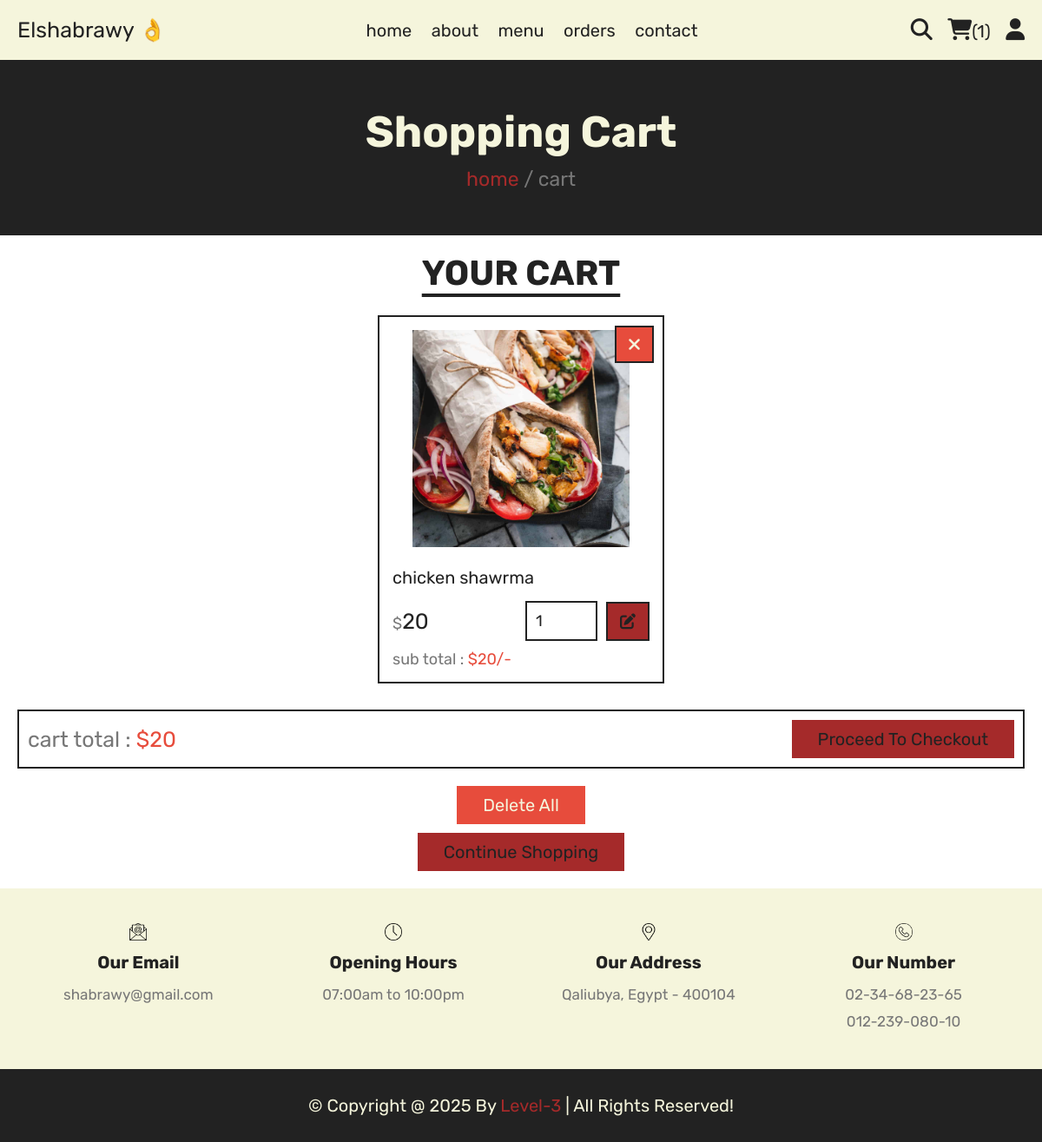
Screenshot of /cart.php (signed in) with the database file from the repository.
### tables this page shows
CREATE TABLE `cart` (
  `id` int(11) NOT NULL,
  `user_id` int(11) NOT NULL,
  `pid` int(11) NOT NULL,
  `name` varchar(100) NOT NULL,
  `price` int(11) NOT NULL,
  `quantity` int(11) NOT NULL,
  `image` varchar(100) NOT NULL
);

### cart.php (the view, shortened to what this page needs)
<?php
include 'components/connect.php';
if(isset($_SESSION['user_id'])){
   $user_id = $_SESSION['user_id'];
}else{
   $user_id = '';
   header('location:home.php');
};
?>
<!DOCTYPE html>
<html lang="en">
<head>
   <link rel="stylesheet" href="https://cdnjs.cloudflare.com/ajax/libs/font-awesome/6.1.1/css/all.min.css">
   <link rel="stylesheet" href="css/style.css">
</head>
<body>
<?php include 'components/user_header.php'; ?>
<div class="heading">
   <h3>shopping cart</h3>
   <p><a href="home.php">home</a> <span> / cart</span></p>
</div>
<section class="products">
   <h1 class="title">your cart</h1>
   <div class="box-container">
      <?php
         $grand_total = 0;
         $query = "SELECT * FROM `cart` WHERE user_id = '$user_id'";
         $select_cart = mysqli_query($conn, $query);
         if(mysqli_num_rows($select_cart) > 0){
            while($fetch_cart = mysqli_fetch_assoc($select_cart)){
      ?>
      <form action="" method="post" class="box">
         <button type="submit" class="fas fa-times" name="delete" onclick="return confirm('delete this item?');"></button>
         <img src="admin/uploded_imge/<?= $fetch_cart['image']; ?>" alt="">
         <div class="name"><?= $fetch_cart['name']; ?></div>
         <div class="flex">
            <div class="price"><span>$</span><?= $fetch_cart['price']; ?></div>
            <input type="number" name="qty" class="qty" min="1" max="99" value="<?= $fetch_cart['quantity']; ?>" maxlength="2">
            <button type="submit" class="fas fa-edit" name="update_qty"></button>
         </div>
         <div class="sub-total"> sub total : <span>$<?= $sub_total = ($fetch_cart['price'] * $fetch_cart['quantity']); ?>/-</span> </div>
      </form>
      <?php
               $grand_total += $sub_total;
            }
         }else{
            echo '<p class="empty">your cart is empty</p>';
         }
      ?>
   </div>
   <div class="cart-total">
      <p>cart total : <span>$<?= $grand_total; ?></span></p>
      <a href="checkout.php" class="btn <?= ($grand_total > 1)?'':'disabled'; ?>">proceed to checkout</a>
   </div>
   <div class="more-btn">
      <form action="" method="post">
         <button type="submit" class="delete-btn <?= ($grand_total > 1)?'':'disabled'; ?>" name="delete_all" onclick="return confirm('delete all from cart?');">delete all</button>
      </form>
      <a href="menu.php" class="btn">continue shopping</a>
   </div>
</section>
<?php include 'components/footer.php'; ?>
</body>
</html>

### css/style.css (style rules this page uses)
:root { --brown: brown; --red: #e74c3c; --beige: beige; --black: #222; --light-color: #777; --border: 0.2rem solid var(--black); }
* { font-family: "Rubik", sans-serif; margin: 0; padding: 0; box-sizing: border-box; text-decoration: none; border: none; outline: none; }
html { font-size: 62.5%; overflow-x: hidden; scroll-behavior: smooth; stop-opacity: 7rem; }
section { margin: 0 auto; max-width: 1200px; padding: 2rem; }
.title { text-align: center; margin-bottom: 2.5rem; font-size: 4rem; color: var(--black); text-transform: uppercase; text-decoration: underline; text-underline-offset: 1rem; }
.heading { display: flex; align-items: center; justify-content: center; gap: 1rem; flex-flow: column; background-color: var(--black); min-height: 20rem; }
.heading h3 { font-size: 5rem; color: var(--beige); text-transform: capitalize; }
.heading p { font-size: 2.3rem; color: var(--light-color); }
.heading p a { color: var(--brown); }
.btn, .delete-btn { margin-top: 1rem; display: inline-block; font-size: 2rem; padding: 1rem 3rem; cursor: pointer; text-transform: capitalize; transition: 0.2s linear; }
.btn { background-color: var(--brown); color: var(--black); }
.delete-btn { background-color: var(--red); color: var(--beige); }
.products .box-container { display: grid; grid-template-columns: repeat(auto-fit, 33rem); justify-content: center; align-items: flex-start; gap: 1.5rem; }
.products .box-container .box { border: var(--border); padding: 1.5rem; position: relative; overflow: hidden; }
.products .box-container .box img { height: 25rem; width: 100%; object-fit: contain; margin-bottom: 1rem; }
.products .box-container .box .name { font-size: 2rem; color: var(--black); margin: 1rem 0; }
.products .box-container .box .flex { display: flex; align-items: center; gap: 1rem; margin-top: 1.5rem; }
.products .box-container .box .flex .price { margin-right: auto; font-size: 2.5rem; color: var(--black); }
.products .box-container .box .flex .price span { color: var(--light-color); font-size: 1.8rem; }
.products .box-container .box .flex .qty { padding: 1rem; border: var(--border); font-size: 1.8rem; color: var(--black); }
.products .box-container .box .flex .fa-edit { width: 5rem; background-color: var(--brown); color: var(--black); cursor: pointer; font-size: 1.8rem; height: 4.5rem; border: var(--border); }
.products .box-container .box .fa-times { position: absolute; top: 1rem; right: 1rem; background-color: var(--red); color: var(--beige); border: var(--border); line-height: 4rem; height: 4.3rem; width: 4.5rem; cursor: pointer; font-size: 2rem; }
.products .box-container .box .sub-total { margin-top: 1rem; font-size: 1.8rem; color: var(--light-color); }
.products .box-container .box .sub-total span { color: var(--red); }
.products .more-btn { margin-top: 1rem; text-align: center; }
.products .cart-total { display: flex; align-items: center; gap: 1.5rem; flex-wrap: wrap; justify-content: space-between; margin-top: 3rem; border: var(--border); padding: 1rem; }
.products .cart-total p { font-size: 2.5rem; color: var(--light-color); }
.products .cart-total p span { color: var(--red); }
.products .cart-total .btn { margin-top: 0; }

### rows the page displays
cart: image (picture), name "chicken shawrma", price "20", qty "1"

### other values shown
$total_cart_items "1"
$grand_total "20"
